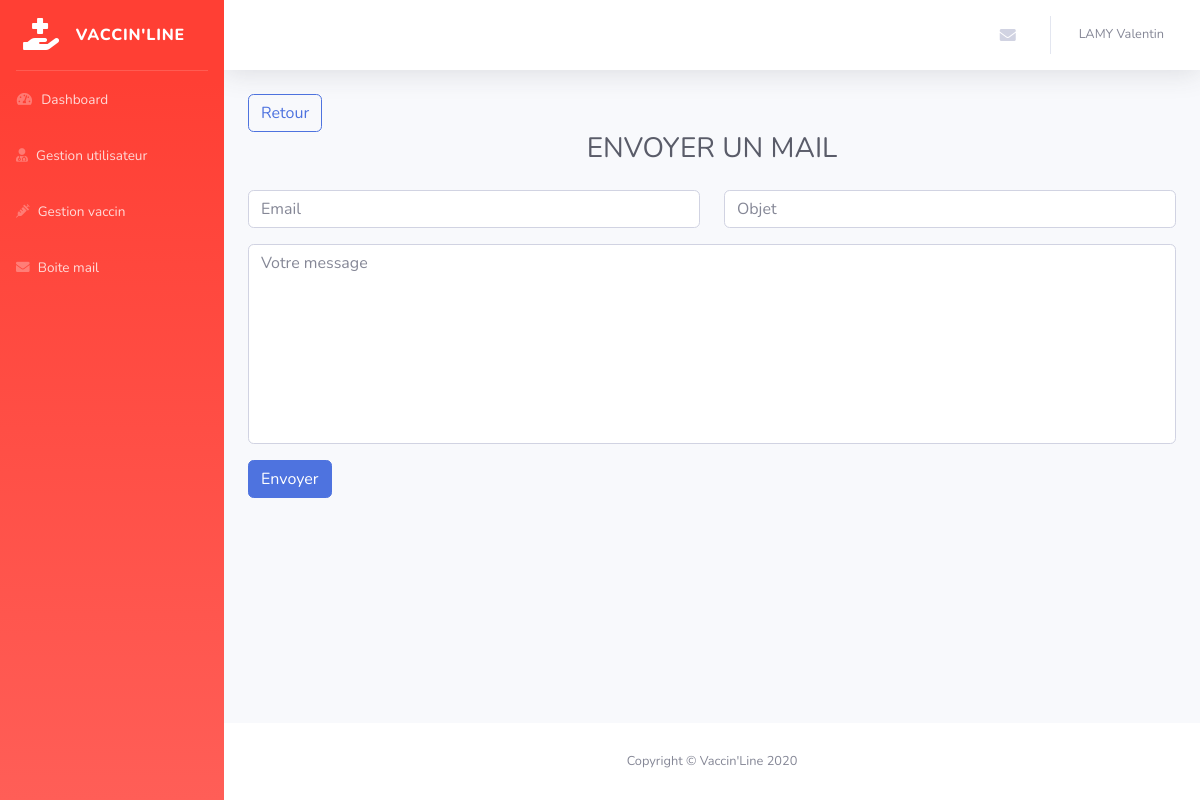
Before: /admin/reply-mail.php?id=7 (signed in) with the older database file.
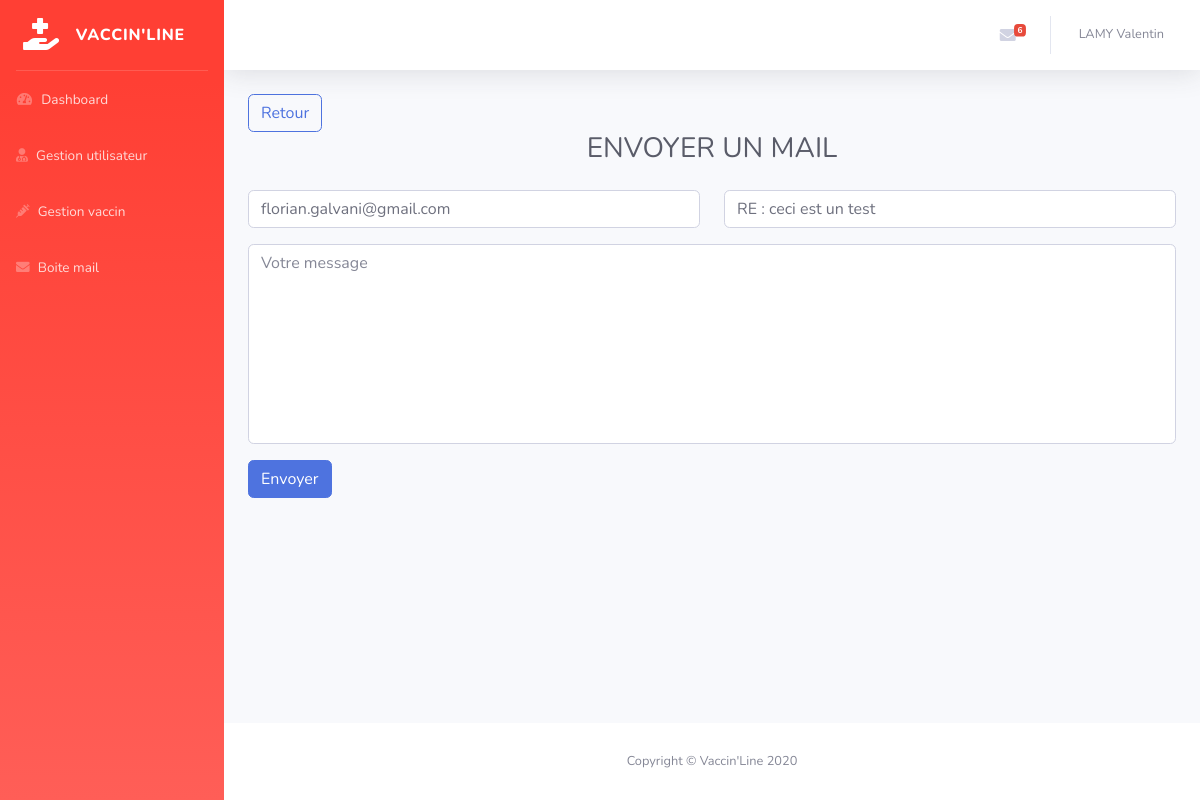
After: the same page with the newer database file.
### tables this page shows
CREATE TABLE `vl_contacts` (
  `id` int(11) NOT NULL,
  `email` varchar(150) NOT NULL,
  `message` varchar(255) NOT NULL,
  `created_at` datetime NOT NULL,
  `lu` varchar(3) NOT NULL DEFAULT 'non',
  `object` varchar(255) NOT NULL,
  `status` int(11) NOT NULL DEFAULT 1
);

### inc/function.php (called while the page is built, shortened)
<?php
function TotalNonLu($contacts)
{
  $a = 0;
  foreach ($contacts as $contact) {
    if ($contact['lu'] == 'non') {
      ++$a;
    }
  }
  return $a;
}

### admin/inc/header-back.php (the view, shortened to what this page needs)
<!DOCTYPE html>
<html lang="fr">
<head>
    <link href="vendor/fontawesome-free/css/all.min.css" rel="stylesheet" type="text/css">
    <link href="asset/css/sb-admin-2.min.css" rel="stylesheet">
</head>
<body id="page-top">
    <div id="wrapper">
        <ul class="navbar-nav bg-gradient-primary sidebar sidebar-dark accordion" id="accordionSidebar">
            <a class="sidebar-brand d-flex align-items-center justify-content-center" href="../index.php">
                <div class="sidebar-brand-icon ">
                    <i class="fas fa-hand-holding-medical"></i>
                </div>
                <div class="sidebar-brand-text mx-3">Vaccin'Line</div>
            </a>
            <hr class="sidebar-divider my-0">
            <li class="nav-item">
                <a class="nav-link" href="index.php">
                    <i class="fas fa-fw fa-tachometer-alt"></i>
                    <span>Dashboard</span></a>
                <a class="nav-link" href="manage-user.php">
                    <i class="fas fa-user-md"></i>
                    <span>Gestion utilisateur</span></a>
                <a class="nav-link" href="manage-vaccin.php">
                    <i class="fas fa-syringe"></i>
                    <span>Gestion vaccin</span></a>
                <a class="nav-link" href="list-mail.php">
                    <i class="fas fa-envelope"></i>
                    <span>Boite mail</span></a>
            </li>
        </ul>
        <div id="content-wrapper" class="d-flex flex-column">
            <div id="content">
                <nav class="navbar navbar-expand navbar-light bg-white topbar mb-4 static-top shadow">
                    <ul class="navbar-nav ml-auto">
                        <li class="nav-item dropdown no-arrow mx-1">
                            <a class="nav-link dropdown-toggle" href="#" id="messagesDropdown" role="button"
                                data-toggle="dropdown" aria-haspopup="true" aria-expanded="false">
                                <i class="fas fa-envelope fa-fw"></i>
                                  <?php if (TotalNonLu($contacts) > 0 ): ?>
                                    <span class="badge badge-danger badge-counter"><?php echo TotalNonLu($contacts) ?></span>
                                  <?php endif; ?>
                            </a>
                        </li>
                        <li class="nav-item dropdown no-arrow">
                            <a class="nav-link dropdown-toggle" href="#" id="userDropdown" role="button"
                                data-toggle="dropdown" aria-haspopup="true" aria-expanded="false">
                                <span class="mr-2 d-none d-lg-inline text-gray-600 small"><?php echo mb_strtoupper($_SESSION['user']['nom']) . ' ' . ucfirst($_SESSION['user']['prenom']); ?></span>
                            </a>
                        </li>
                    </ul>
                </nav>

### admin/reply-mail.php (shortened to what this page needs)
<?php
include('../inc/pdo.php');
include('../inc/function.php');
$title = 'Envoyer un mail';
$errors = array();
if (!empty($_GET['id']) && is_numeric($_GET['id'])){
  $id = $_GET['id'];
  $sql = "SELECT * FROM vl_contacts WHERE status = 1 AND id = :id";
  $query = $pdo->prepare($sql);
  $query -> bindValue(':id', $id, PDO::PARAM_INT);
  $query->execute();
  $email = $query->fetch();
}
$sql = "SELECT * FROM vl_contacts WHERE status = 1 AND lu = 'non'";
$query = $pdo->prepare($sql);
$query->execute();
$contacts = $query->fetchAll();
include('inc/header-back.php');
 ?>
    <div class="container-fluid">
        <a href="<?php if(!empty($_GET['id'])){echo 'single-mail.php?id='. $_GET['id'];}else{ echo 'list-mail.php';} ?>" class="btn btn-outline-primary">Retour</a>
        <h1 class="h3 mb-4 text-center text-gray-800"><?php echo mb_strtoupper($title); ?></h1>
        <form class="" action="reply-mail.php<?php if(!empty($_GET['id'])){echo '?id='. $_GET['id'];} ?>" method="post">
          <div class="row">
            <div class="col">
              <input type="email" name="couriel" id="couriel" class="form-control <?php if(count($errors['couriel']) != 0) { echo 'is-invalid';} ?>" <?php if(!empty($email)){echo 'value="'. $email['email'] .'"';} else {echo 'placeholder="Email"';} ?>>
            </div>
            <div class="col">
              <input type="text" name="object" id="object" class="form-control <?php if(count($errors['object']) != 0) { echo 'is-invalid';} ?>" <?php if(!empty($email)){echo 'value="RE : '. $email['object'] .'"';} else {echo 'placeholder="Objet"';} ?>>
            </div>
          </div>
          <div class="mb-3">
            <textarea name="content" style="resize: none; height: 200px;" class="form-control <?php if(count($errors['content']) != 0) { echo 'is-invalid';} ?> mt-3" id="content" placeholder="Votre message" required></textarea>
          </div>
          <input type="submit" name="submitted" value="Envoyer" class="btn btn-primary">
        </form>
    </div>
<?php
include('inc/footer-back.php');

Changed rows visible on the page:
now on this page (row edited): vl_contacts: couriel "florian.galvani@gmail.com", object "RE : ceci est un test"
Other visible differences:
TotalNonLu($contacts): (not shown) → "6"
